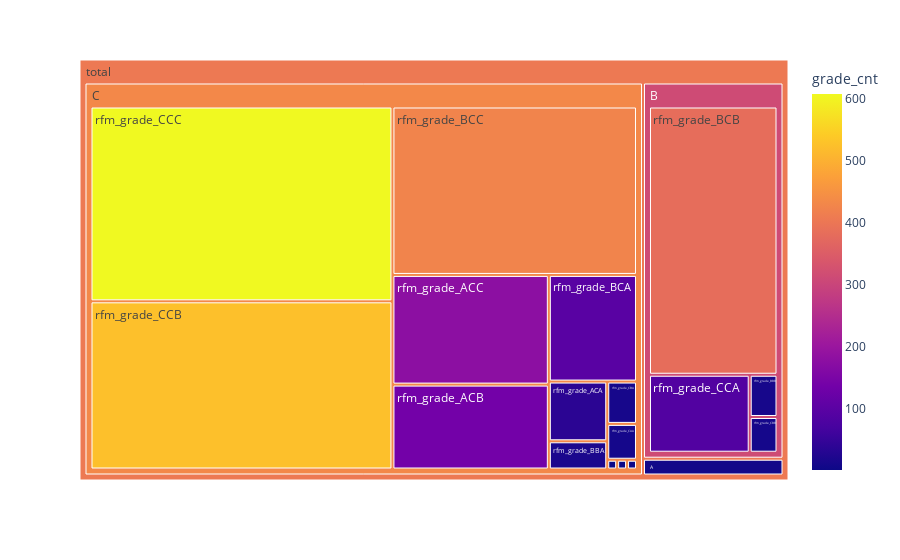

This figure's notebook cell:
### Code cell
import plotly.express as px
import numpy as np

fig = px.treemap(df, path=[px.Constant('total'), 'total_grade', 'rfm_gubun'], values='grade_cnt', color='grade_cnt')
fig.show()

### Figure 1 — Plotly figure (JSON) as saved in the notebook; plotly's stock layout.template omitted (floating-point values rounded to 4 significant figures)
{"data": [{"branchvalues": "total", "customdata": [[7], [1], [8], [1], [36], [137], [177], [7], [1], [17], [13], [97], [382], [425], [11], [13], [11], [87], [524], [607], [7.364], [311.9], [432.4], [405.5]], "domain": {"x": [0, 1], "y": [0, 1]}, "hovertemplate": "labels=%{label}<br>grade_cnt_sum=%{value}<br>parent=%{parent}<br>id=%{id}<br>grade_cnt=%{color}<extra></extra>", "ids": ["total/A/rfm_grade_AAA", "total/C/rfm_grade_AAB", "total/A/rfm_grade_ABA", "total/C/rfm_grade_ABB", "total/C/rfm_grade_ACA", "total/C/rfm_grade_ACB", "total/C/rfm_grade_ACC", "total/A/rfm_grade_BAA", "total/C/rfm_grade_BAC", "total/C/rfm_grade_BBA", "total/B/rfm_grade_BBB", "total/C/rfm_grade_BCA", "total/B/rfm_grade_BCB", "total/C/rfm_grade_BCC", "total/C/rfm_grade_CAA", "total/C/rfm_grade_CBA", "total/B/rfm_grade_CBB", "total/B/rfm_grade_CCA", "total/C/rfm_grade_CCB", "total/C/rfm_grade_CCC", "total/A", "total/B", "total/C", "total"], "labels": ["rfm_grade_AAA", "rfm_grade_AAB", "rfm_grade_ABA", "rfm_grade_ABB", "rfm_grade_ACA", "rfm_grade_ACB", "rfm_grade_ACC", "rfm_grade_BAA", "rfm_grade_BAC", "rfm_grade_BBA", "rfm_grade_BBB", "rfm_grade_BCA", "rfm_grade_BCB", "rfm_grade_BCC", "rfm_grade_CAA", "rfm_grade_CBA", "rfm_grade_CBB", "rfm_grade_CCA", "rfm_grade_CCB", "rfm_grade_CCC", "A", "B", "C", "total"], "marker": {"coloraxis": "coloraxis", "colors": [7, 1, 8, 1, 36, 137, 177, 7, 1, 17, 13, 97, 382, 425, 11, 13, 11, 87, 524, 607, 7.364, 311.9, 432.4, 405.5]}, "name": "", "parents": ["total/A", "total/C", "total/A", "total/C", "total/C", "total/C", "total/C", "total/A", "total/C", "total/C", "total/B", "total/C", "total/B", "total/C", "total/C", "total/C", "total/B", "total/B", "total/C", "total/C", "total", "total", "total", ""], "type": "treemap", "values": [7, 1, 8, 1, 36, 137, 177, 7, 1, 17, 13, 97, 382, 425, 11, 13, 11, 87, 524, 607, 22, 493, 2047, 2562]}], "layout": {"coloraxis": {"colorbar": {"title": {"text": "grade_cnt"}}, "colorscale": [[0, "#0d0887"], [0.1111, "#46039f"], [0.2222, "#7201a8"], [0.3333, "#9c179e"], [0.4444, "#bd3786"], [0.5556, "#d8576b"], [0.6667, "#ed7953"], [0.7778, "#fb9f3a"], [0.8889, "#fdca26"], [1, "#f0f921"]]}, "legend": {"tracegroupgap": 0}, "margin": {"t": 60}}}
